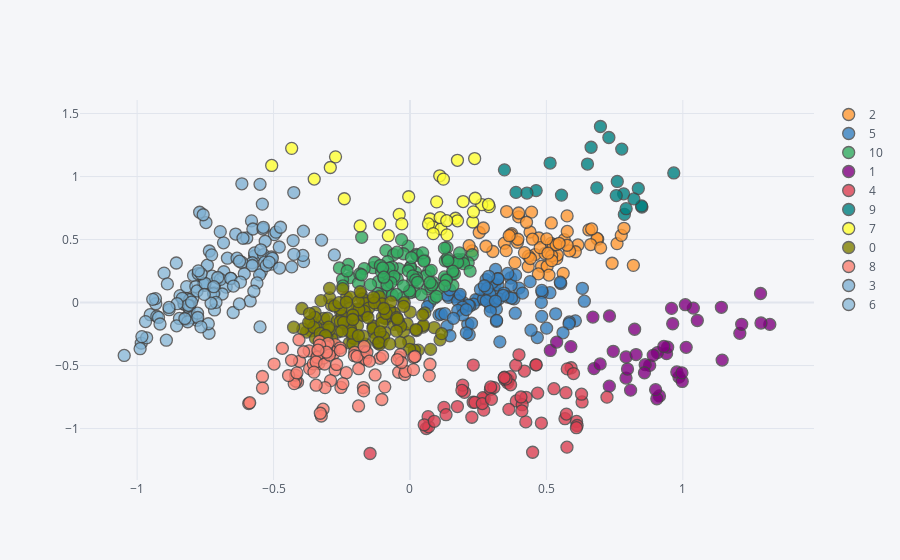

Write notebook code for a chart like this one.
### Code cell
Xp.reset_index().iplot(kind="scatter", x="d1", y="d2", categories="cl", mode="markers", text='generation')
